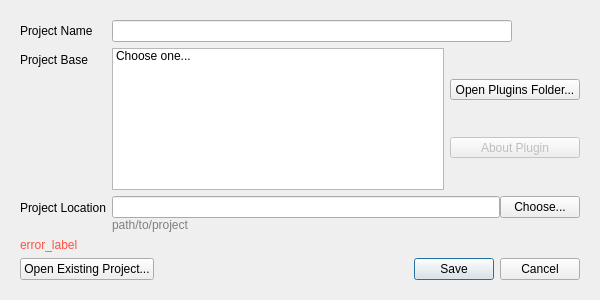
<?xml version="1.0" encoding="UTF-8"?>
<ui version="4.0">
 <class>NewProject</class>
 <widget class="QDialog" name="NewProject">
  <property name="windowModality">
   <enum>Qt::WindowModal</enum>
  </property>
  <property name="geometry">
   <rect>
    <x>0</x>
    <y>0</y>
    <width>600</width>
    <height>300</height>
   </rect>
  </property>
  <property name="minimumSize">
   <size>
    <width>600</width>
    <height>300</height>
   </size>
  </property>
  <property name="maximumSize">
   <size>
    <width>600</width>
    <height>300</height>
   </size>
  </property>
  <property name="windowTitle">
   <string>Dialog</string>
  </property>
  <property name="modal">
   <bool>true</bool>
  </property>
  <layout class="QVBoxLayout" name="verticalLayout">
   <item>
    <widget class="QStackedWidget" name="stackedWidget">
     <property name="currentIndex">
      <number>0</number>
     </property>
     <widget class="QWidget" name="page_1">
      <layout class="QVBoxLayout" name="verticalLayout_3">
       <item>
        <layout class="QFormLayout" name="formLayout">
         <item row="0" column="0">
          <widget class="QLabel" name="label_name">
           <property name="text">
            <string>Project Name</string>
           </property>
          </widget>
         </item>
         <item row="0" column="1">
          <widget class="QLineEdit" name="projectName">
           <property name="sizePolicy">
            <sizepolicy hsizetype="Maximum" vsizetype="Fixed">
             <horstretch>0</horstretch>
             <verstretch>0</verstretch>
            </sizepolicy>
           </property>
           <property name="minimumSize">
            <size>
             <width>400</width>
             <height>0</height>
            </size>
           </property>
          </widget>
         </item>
         <item row="2" column="0">
          <widget class="QLabel" name="label_base">
           <property name="text">
            <string>Project Base</string>
           </property>
          </widget>
         </item>
         <item row="2" column="1">
          <layout class="QHBoxLayout" name="horizontalLayout_base">
           <item>
            <widget class="QListWidget" name="pluginsList">
             <property name="maximumSize">
              <size>
               <width>16777215</width>
               <height>16777215</height>
              </size>
             </property>
             <property name="showDropIndicator" stdset="0">
              <bool>false</bool>
             </property>
             <property name="currentRow">
              <number>-1</number>
             </property>
             <property name="sortingEnabled">
              <bool>false</bool>
             </property>
             <item>
              <property name="text">
               <string>Choose one...</string>
              </property>
             </item>
            </widget>
           </item>
           <item>
            <layout class="QVBoxLayout" name="verticalLayout_4">
             <item>
              <widget class="QToolButton" name="openPluginsButton">
               <property name="minimumSize">
                <size>
                 <width>130</width>
                 <height>0</height>
                </size>
               </property>
               <property name="maximumSize">
                <size>
                 <width>130</width>
                 <height>16777215</height>
                </size>
               </property>
               <property name="text">
                <string>Open Plugins Folder...</string>
               </property>
              </widget>
             </item>
             <item>
              <widget class="QToolButton" name="aboutPluginButton">
               <property name="enabled">
                <bool>false</bool>
               </property>
               <property name="minimumSize">
                <size>
                 <width>130</width>
                 <height>0</height>
                </size>
               </property>
               <property name="maximumSize">
                <size>
                 <width>130</width>
                 <height>16777215</height>
                </size>
               </property>
               <property name="text">
                <string>About Plugin</string>
               </property>
               <property name="toolButtonStyle">
                <enum>Qt::ToolButtonTextBesideIcon</enum>
               </property>
               <property name="autoRaise">
                <bool>false</bool>
               </property>
              </widget>
             </item>
            </layout>
           </item>
          </layout>
         </item>
         <item row="3" column="0">
          <widget class="QLabel" name="label_location">
           <property name="text">
            <string>Project Location</string>
           </property>
          </widget>
         </item>
         <item row="3" column="1">
          <layout class="QVBoxLayout" name="verticalLayout_2">
           <property name="spacing">
            <number>0</number>
           </property>
           <item>
            <layout class="QHBoxLayout" name="horizontalLayout">
             <item>
              <widget class="QLineEdit" name="projectDir">
               <property name="sizePolicy">
                <sizepolicy hsizetype="Expanding" vsizetype="Fixed">
                 <horstretch>0</horstretch>
                 <verstretch>0</verstretch>
                </sizepolicy>
               </property>
               <property name="minimumSize">
                <size>
                 <width>300</width>
                 <height>0</height>
                </size>
               </property>
               <property name="clearButtonEnabled">
                <bool>false</bool>
               </property>
              </widget>
             </item>
             <item>
              <widget class="QPushButton" name="locationButton">
               <property name="text">
                <string>Choose...</string>
               </property>
              </widget>
             </item>
            </layout>
           </item>
           <item>
            <widget class="QLabel" name="projectDirFull">
             <property name="styleSheet">
              <string notr="true">color:rgb(128, 128, 128)</string>
             </property>
             <property name="text">
              <string>path/to/project</string>
             </property>
             <property name="wordWrap">
              <bool>true</bool>
             </property>
            </widget>
           </item>
          </layout>
         </item>
        </layout>
       </item>
       <item>
        <widget class="QLabel" name="errorLabel">
         <property name="enabled">
          <bool>true</bool>
         </property>
         <property name="font">
          <font>
           <kerning>true</kerning>
          </font>
         </property>
         <property name="styleSheet">
          <string notr="true">color:rgb(255, 81, 69)</string>
         </property>
         <property name="text">
          <string>error_label</string>
         </property>
        </widget>
       </item>
       <item>
        <layout class="QHBoxLayout" name="horizontalLayout_3">
         <item>
          <widget class="QPushButton" name="openExistingButton">
           <property name="text">
            <string>Open Existing Project...</string>
           </property>
          </widget>
         </item>
         <item>
          <spacer name="horizontalSpacer">
           <property name="orientation">
            <enum>Qt::Horizontal</enum>
           </property>
           <property name="sizeHint" stdset="0">
            <size>
             <width>40</width>
             <height>20</height>
            </size>
           </property>
          </spacer>
         </item>
         <item>
          <widget class="QDialogButtonBox" name="buttonBox">
           <property name="enabled">
            <bool>true</bool>
           </property>
           <property name="orientation">
            <enum>Qt::Horizontal</enum>
           </property>
           <property name="standardButtons">
            <set>QDialogButtonBox::Cancel|QDialogButtonBox::Save</set>
           </property>
          </widget>
         </item>
        </layout>
       </item>
      </layout>
     </widget>
     <widget class="QWidget" name="page_2">
      <layout class="QVBoxLayout" name="page_2_verticalLayout">
       <item>
        <spacer name="verticalSpacer">
         <property name="orientation">
          <enum>Qt::Vertical</enum>
         </property>
         <property name="sizeHint" stdset="0">
          <size>
           <width>20</width>
           <height>40</height>
          </size>
         </property>
        </spacer>
       </item>
       <item>
        <widget class="QLabel" name="setup_label">
         <property name="text">
          <string>Setting up project...</string>
         </property>
        </widget>
       </item>
       <item>
        <widget class="QProgressBar" name="progressBar">
         <property name="maximum">
          <number>10</number>
         </property>
         <property name="value">
          <number>0</number>
         </property>
        </widget>
       </item>
       <item>
        <widget class="QLabel" name="progress_label">
         <property name="font">
          <font>
           <bold>false</bold>
          </font>
         </property>
         <property name="styleSheet">
          <string notr="true">color: rgb(127, 127, 127);</string>
         </property>
         <property name="text">
          <string/>
         </property>
        </widget>
       </item>
       <item>
        <spacer name="verticalSpacer_2">
         <property name="orientation">
          <enum>Qt::Vertical</enum>
         </property>
         <property name="sizeHint" stdset="0">
          <size>
           <width>20</width>
           <height>40</height>
          </size>
         </property>
        </spacer>
       </item>
       <item>
        <widget class="QDialogButtonBox" name="finishButton">
         <property name="enabled">
          <bool>false</bool>
         </property>
         <property name="standardButtons">
          <set>QDialogButtonBox::Ok</set>
         </property>
        </widget>
       </item>
      </layout>
     </widget>
    </widget>
   </item>
  </layout>
 </widget>
 <tabstops>
  <tabstop>projectName</tabstop>
  <tabstop>pluginsList</tabstop>
  <tabstop>openPluginsButton</tabstop>
  <tabstop>projectDir</tabstop>
  <tabstop>locationButton</tabstop>
  <tabstop>openExistingButton</tabstop>
 </tabstops>
 <resources/>
 <connections>
  <connection>
   <sender>buttonBox</sender>
   <signal>accepted()</signal>
   <receiver>NewProject</receiver>
   <slot>update()</slot>
   <hints>
    <hint type="sourcelabel">
     <x>574</x>
     <y>237</y>
    </hint>
    <hint type="destinationlabel">
     <x>157</x>
     <y>274</y>
    </hint>
   </hints>
  </connection>
  <connection>
   <sender>buttonBox</sender>
   <signal>rejected()</signal>
   <receiver>NewProject</receiver>
   <slot>reject()</slot>
   <hints>
    <hint type="sourcelabel">
     <x>574</x>
     <y>237</y>
    </hint>
    <hint type="destinationlabel">
     <x>286</x>
     <y>274</y>
    </hint>
   </hints>
  </connection>
  <connection>
   <sender>locationButton</sender>
   <signal>clicked()</signal>
   <receiver>NewProject</receiver>
   <slot>open()</slot>
   <hints>
    <hint type="sourcelabel">
     <x>573</x>
     <y>169</y>
    </hint>
    <hint type="destinationlabel">
     <x>199</x>
     <y>124</y>
    </hint>
   </hints>
  </connection>
  <connection>
   <sender>projectDir</sender>
   <signal>textChanged(QString)</signal>
   <receiver>NewProject</receiver>
   <slot>update()</slot>
   <hints>
    <hint type="sourcelabel">
     <x>423</x>
     <y>162</y>
    </hint>
    <hint type="destinationlabel">
     <x>299</x>
     <y>124</y>
    </hint>
   </hints>
  </connection>
  <connection>
   <sender>finishButton</sender>
   <signal>accepted()</signal>
   <receiver>NewProject</receiver>
   <slot>accept()</slot>
   <hints>
    <hint type="sourcelabel">
     <x>99</x>
     <y>45</y>
    </hint>
    <hint type="destinationlabel">
     <x>299</x>
     <y>124</y>
    </hint>
   </hints>
  </connection>
  <connection>
   <sender>openExistingButton</sender>
   <signal>clicked()</signal>
   <receiver>NewProject</receiver>
   <slot>open()</slot>
   <hints>
    <hint type="sourcelabel">
     <x>109</x>
     <y>221</y>
    </hint>
    <hint type="destinationlabel">
     <x>299</x>
     <y>124</y>
    </hint>
   </hints>
  </connection>
  <connection>
   <sender>openPluginsButton</sender>
   <signal>clicked()</signal>
   <receiver>NewProject</receiver>
   <slot>update()</slot>
   <hints>
    <hint type="sourcelabel">
     <x>511</x>
     <y>92</y>
    </hint>
    <hint type="destinationlabel">
     <x>299</x>
     <y>124</y>
    </hint>
   </hints>
  </connection>
  <connection>
   <sender>pluginsList</sender>
   <signal>currentRowChanged(int)</signal>
   <receiver>NewProject</receiver>
   <slot>update()</slot>
   <hints>
    <hint type="sourcelabel">
     <x>284</x>
     <y>92</y>
    </hint>
    <hint type="destinationlabel">
     <x>299</x>
     <y>124</y>
    </hint>
   </hints>
  </connection>
  <connection>
   <sender>projectName</sender>
   <signal>textChanged(QString)</signal>
   <receiver>NewProject</receiver>
   <slot>update()</slot>
   <hints>
    <hint type="sourcelabel">
     <x>491</x>
     <y>38</y>
    </hint>
    <hint type="destinationlabel">
     <x>299</x>
     <y>124</y>
    </hint>
   </hints>
  </connection>
  <connection>
   <sender>aboutPluginButton</sender>
   <signal>clicked()</signal>
   <receiver>NewProject</receiver>
   <slot>open_about()</slot>
   <hints>
    <hint type="sourcelabel">
     <x>507</x>
     <y>124</y>
    </hint>
    <hint type="destinationlabel">
     <x>299</x>
     <y>149</y>
    </hint>
   </hints>
  </connection>
 </connections>
 <slots>
  <slot>open_about()</slot>
 </slots>
</ui>
